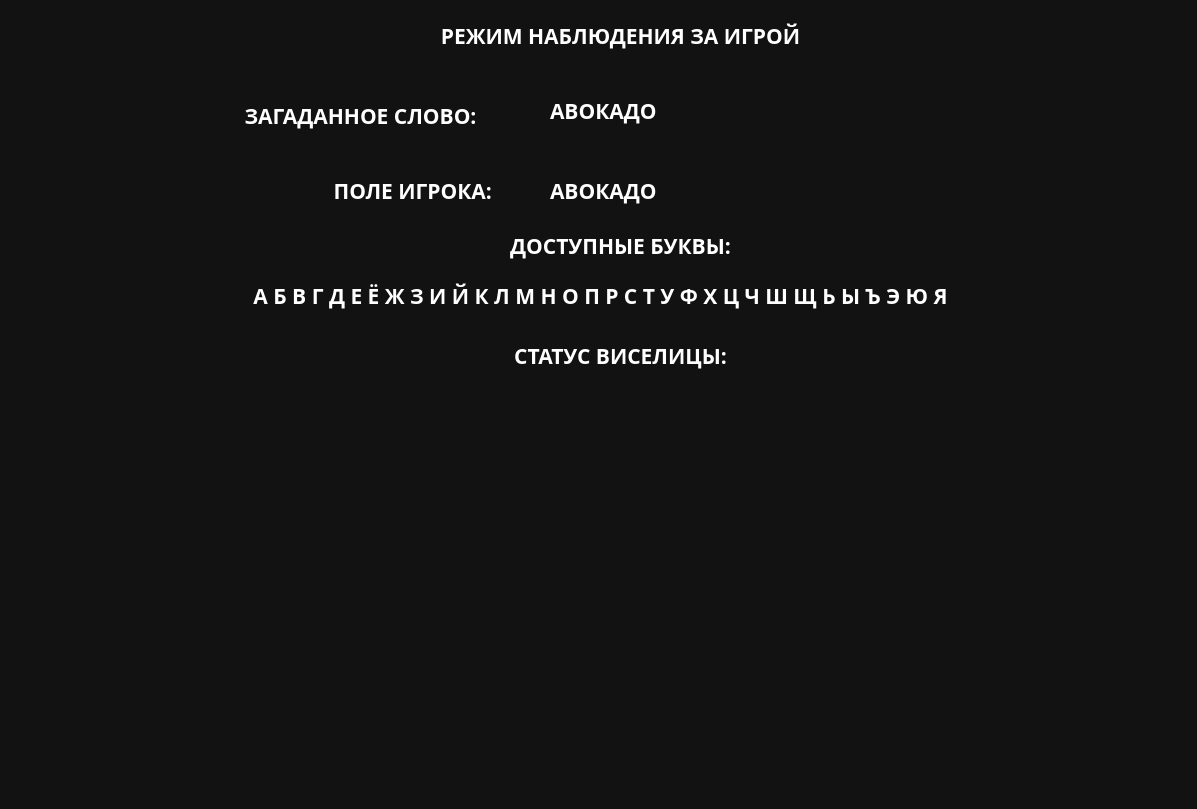
<?xml version="1.0" encoding="UTF-8"?>
<ui version="4.0">
 <class>MainWindow</class>
 <widget class="QMainWindow" name="MainWindow">
  <property name="geometry">
   <rect>
    <x>0</x>
    <y>0</y>
    <width>1197</width>
    <height>809</height>
   </rect>
  </property>
  <property name="font">
   <font>
    <family>Rubik</family>
    <pointsize>16</pointsize>
    <weight>75</weight>
    <bold>true</bold>
   </font>
  </property>
  <property name="windowTitle">
   <string>MainWindow</string>
  </property>
  <property name="styleSheet">
   <string notr="true">QWidget {
	color: white;
	background-color: #121212;
	font-family: Rubik;
	font-size: 16pt;
	font-weight: 600;
}
QPushButton {
	background-color: green;
	border: none;
}
QPushButton:hover {
	background-color: #7CFC00;
}

QPushButton:pressed {
	background-color: #228B22;
}

pushButton {
	background-color: white;
	border: none;
}</string>
  </property>
  <widget class="QWidget" name="centralwidget">
   <widget class="QLabel" name="label">
    <property name="geometry">
     <rect>
      <x>200</x>
      <y>100</y>
      <width>321</width>
      <height>31</height>
     </rect>
    </property>
    <property name="text">
     <string>ЗАГАДАННОЕ СЛОВО:</string>
    </property>
    <property name="alignment">
     <set>Qt::AlignCenter</set>
    </property>
   </widget>
   <widget class="QLabel" name="word">
    <property name="geometry">
     <rect>
      <x>550</x>
      <y>90</y>
      <width>361</width>
      <height>41</height>
     </rect>
    </property>
    <property name="font">
     <font>
      <family>Rubik</family>
      <pointsize>16</pointsize>
      <weight>75</weight>
      <bold>true</bold>
     </font>
    </property>
    <property name="text">
     <string>АВОКАДО</string>
    </property>
    <property name="alignment">
     <set>Qt::AlignLeading|Qt::AlignLeft|Qt::AlignVCenter</set>
    </property>
   </widget>
   <widget class="QLabel" name="label_2">
    <property name="geometry">
     <rect>
      <x>470</x>
      <y>230</y>
      <width>301</width>
      <height>31</height>
     </rect>
    </property>
    <property name="text">
     <string>ДОСТУПНЫЕ БУКВЫ:</string>
    </property>
    <property name="alignment">
     <set>Qt::AlignCenter</set>
    </property>
   </widget>
   <widget class="QLabel" name="label_3">
    <property name="geometry">
     <rect>
      <x>10</x>
      <y>270</y>
      <width>1181</width>
      <height>51</height>
     </rect>
    </property>
    <property name="text">
     <string>А Б В Г Д Е Ё Ж З И Й К Л М Н О П Р С Т У Ф Х Ц Ч Ш Щ Ь Ы Ъ Э Ю Я</string>
    </property>
    <property name="textFormat">
     <enum>Qt::AutoText</enum>
    </property>
    <property name="alignment">
     <set>Qt::AlignCenter</set>
    </property>
   </widget>
   <widget class="QLabel" name="label_5">
    <property name="geometry">
     <rect>
      <x>320</x>
      <y>380</y>
      <width>601</width>
      <height>421</height>
     </rect>
    </property>
    <property name="text">
     <string/>
    </property>
    <property name="pixmap">
     <pixmap>../img/1.png</pixmap>
    </property>
    <property name="scaledContents">
     <bool>false</bool>
    </property>
    <property name="alignment">
     <set>Qt::AlignCenter</set>
    </property>
   </widget>
   <widget class="QLabel" name="label_4">
    <property name="geometry">
     <rect>
      <x>310</x>
      <y>20</y>
      <width>621</width>
      <height>31</height>
     </rect>
    </property>
    <property name="text">
     <string>РЕЖИМ НАБЛЮДЕНИЯ ЗА ИГРОЙ</string>
    </property>
    <property name="alignment">
     <set>Qt::AlignCenter</set>
    </property>
   </widget>
   <widget class="QLabel" name="play_word">
    <property name="geometry">
     <rect>
      <x>550</x>
      <y>170</y>
      <width>331</width>
      <height>41</height>
     </rect>
    </property>
    <property name="font">
     <font>
      <family>Rubik</family>
      <pointsize>16</pointsize>
      <weight>75</weight>
      <bold>true</bold>
     </font>
    </property>
    <property name="text">
     <string>АВОКАДО</string>
    </property>
    <property name="alignment">
     <set>Qt::AlignLeading|Qt::AlignLeft|Qt::AlignVCenter</set>
    </property>
   </widget>
   <widget class="QLabel" name="word_3">
    <property name="geometry">
     <rect>
      <x>290</x>
      <y>170</y>
      <width>251</width>
      <height>41</height>
     </rect>
    </property>
    <property name="font">
     <font>
      <family>Rubik</family>
      <pointsize>16</pointsize>
      <weight>75</weight>
      <bold>true</bold>
     </font>
    </property>
    <property name="text">
     <string>ПОЛЕ ИГРОКА: </string>
    </property>
    <property name="alignment">
     <set>Qt::AlignCenter</set>
    </property>
   </widget>
   <widget class="QLabel" name="label_6">
    <property name="geometry">
     <rect>
      <x>470</x>
      <y>340</y>
      <width>301</width>
      <height>31</height>
     </rect>
    </property>
    <property name="text">
     <string>СТАТУС ВИСЕЛИЦЫ:</string>
    </property>
    <property name="alignment">
     <set>Qt::AlignCenter</set>
    </property>
   </widget>
  </widget>
 </widget>
 <resources/>
 <connections/>
</ui>
